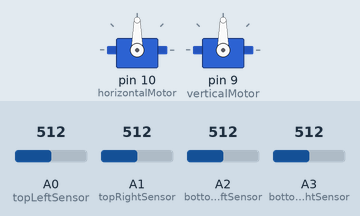
Simulated run of this sketch. Board: Arduino Uno, built with avr-gcc and run on an emulated ATmega328P. Parts: 2 × servo. Inputs (shaded band) come from the test bench; at power-on: A0 (topLeftSensor) = 512, A1 (topRightSensor) = 512, A2 (bottomLeftSensor) = 512, A3 (bottomRightSensor) = 512.

Above: at 1.2 s.
1.3 s: A0 (topLeftSensor) set to 538
2.8 s: A0 (topLeftSensor) set to 571
At 3.96 s:
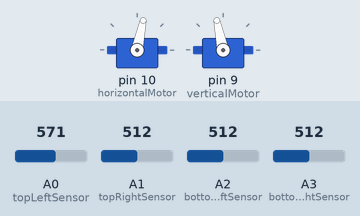
5.8 s: A1 (topRightSensor) set to 538
At 5.98 s:
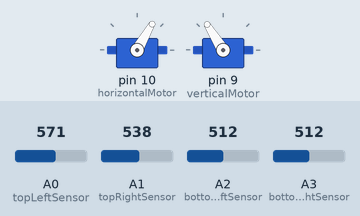
8.8 s: A2 (bottomLeftSensor) set to 535
At 8.99 s:
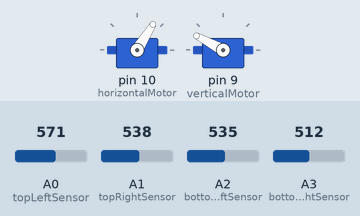
11.8 s: A1 (topRightSensor) set to 716
14.8 s: A3 (bottomRightSensor) set to 992
At 15.03 s:
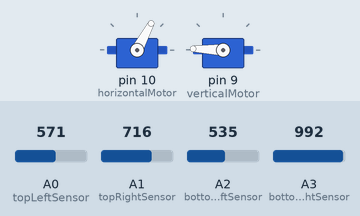
Timing chart, 0 to 20.4 s (numbered marks = the images above; inputs shaded):
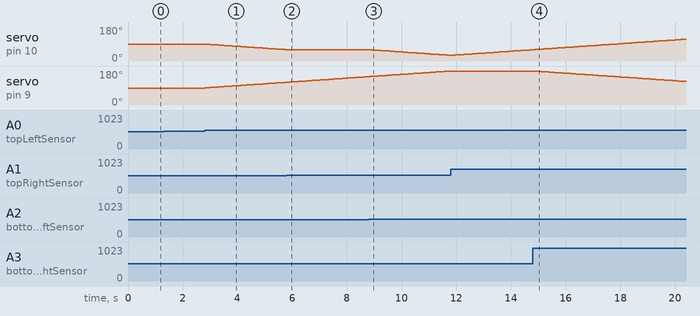

The sketch:

Code.ino
```cpp
// C++ code
//


#include <Servo.h>

Servo horizontalMotor;
Servo verticalMotor;


int topLeftSensor = A0;
int topRightSensor = A1;
int bottomLeftSensor = A2;
int bottomRightSensor = A3;

int horizontalPosition = 90;
int verticalPosition = 90;


int lightTolerance = 20;

void setup() {
  horizontalMotor.attach(10);
  verticalMotor.attach(9);

  horizontalMotor.write(horizontalPosition);
  verticalMotor.write(verticalPosition);
}

void loop() {

  int topLeftLight = analogRead(topLeftSensor);
  int topRightLight = analogRead(topRightSensor);
  int bottomLeftLight = analogRead(bottomLeftSensor);
  int bottomRightLight = analogRead(bottomRightSensor);


  int topLight = (topLeftLight + topRightLight) / 2;
  int bottomLight = (bottomLeftLight + bottomRightLight) / 2;


  int leftLight = (topLeftLight + bottomLeftLight) / 2;
  int rightLight = (topRightLight + bottomRightLight) / 2;


  if (abs(topLight - bottomLight) > lightTolerance) {
    if (topLight > bottomLight) {
      verticalPosition++;
    } else {
      verticalPosition--;
    }

    verticalPosition = constrain(verticalPosition, 0, 180);
    verticalMotor.write(verticalPosition);
  }

  if (abs(leftLight - rightLight) > lightTolerance) {
    if (leftLight > rightLight) {
      horizontalPosition--;
    } else {
      horizontalPosition++;
    }

    horizontalPosition = constrain(horizontalPosition, 0, 180);
    horizontalMotor.write(horizontalPosition);
  }

  delay(100);
}
```

Measured:
- the behaviour switches between 553 and 554 on A0 (topLeftSensor) (found by bisection; images 0 and 1)
- the behaviour switches between 529 and 530 on A1 (topRightSensor) (found by bisection; images 1 and 2)
- the behaviour switches between 520 and 521 on A2 (bottomLeftSensor) (found by bisection; images 2 and 3)
- after the input at 1.3 s, every drawn part: stays the same
- after the input at 2.8 s, servo on pin 10 (horizontalMotor): moves from 90° to 60° over 2.9 s, starting at once; servo on pin 9 (verticalMotor): moves from 90° to 120° over 2.9 s, starting at once
- after the input at 5.8 s, servo on pin 10 (horizontalMotor): stays 60° (without the input it goes to 59° after 0.03 s)
- after the input at 8.8 s, servo on pin 10 (horizontalMotor): moves from 60° to 30° over 2.9 s, starting after 0.05 s
- after the input at 14.8 s, servo on pin 9 (verticalMotor): moves from 180° to 125° over 5.4 s, starting after 0.08 s
